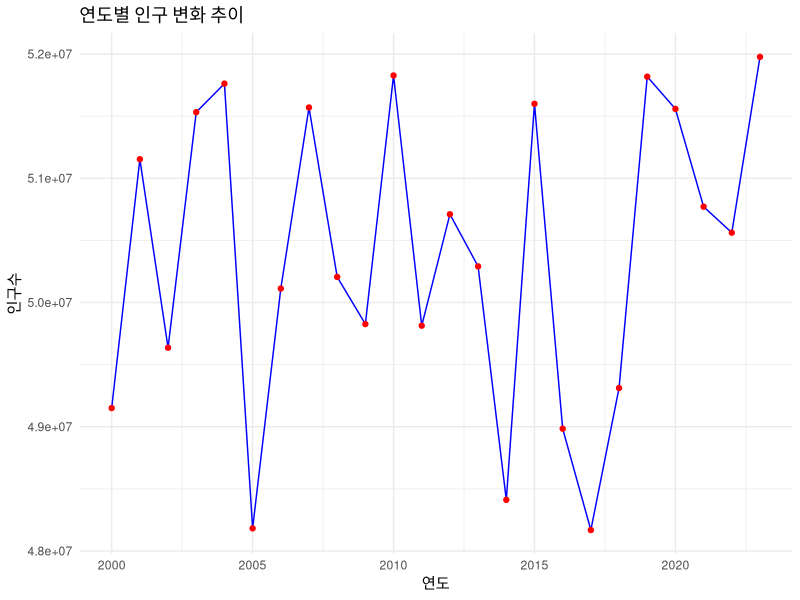
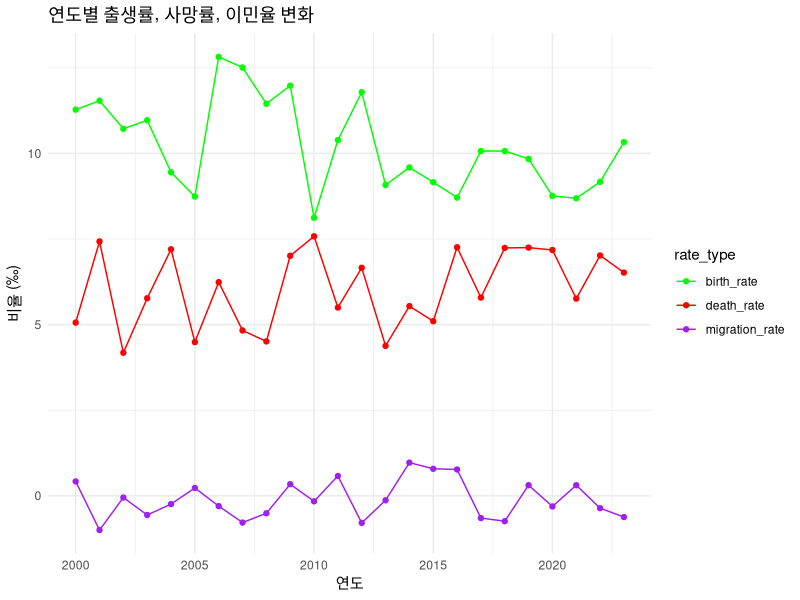
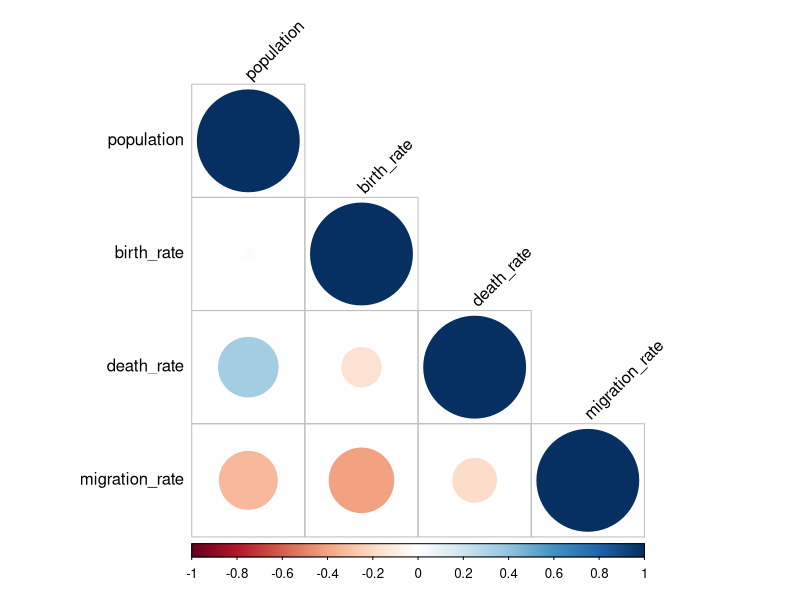
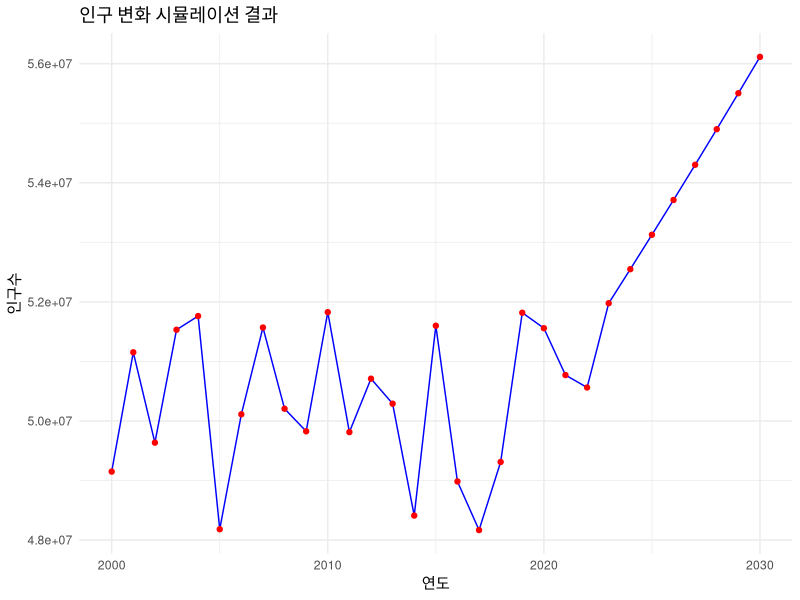

Recreate these plots in R, in order.
# 필요한 라이브러리 로드
library(tidyverse)
library(lubridate)

# 가상의 인구 통계 데이터 생성
set.seed(123)
years <- 2000:2023
population <- round(runif(length(years), 48000000, 52000000))
birth_rate <- round(runif(length(years), 8, 13), 2)
death_rate <- round(runif(length(years), 4, 8), 2)
migration_rate <- round(runif(length(years), -1, 1), 2)

# 데이터 프레임 생성
demographic_data <- data.frame(
  year = years,
  population = population,
  birth_rate = birth_rate,
  death_rate = death_rate,
  migration_rate = migration_rate
)

# 데이터 확인
head(demographic_data)

# 연도별 인구 변화 시각화
ggplot(demographic_data, aes(x = year, y = population)) +
  geom_line(color = "blue") +
  geom_point(color = "red") +
  ggtitle("연도별 인구 변화 추이") +
  xlab("연도") +
  ylab("인구수") +
  theme_minimal()

# 출생률, 사망률, 이민율 시각화
demographic_data_long <- demographic_data %>%
  pivot_longer(cols = c(birth_rate, death_rate, migration_rate), 
               names_to = "rate_type", values_to = "rate")

ggplot(demographic_data_long, aes(x = year, y = rate, color = rate_type)) +
  geom_line() +
  geom_point() +
  ggtitle("연도별 출생률, 사망률, 이민율 변화") +
  xlab("연도") +
  ylab("비율 (‰)") +
  theme_minimal() +
  scale_color_manual(values = c("birth_rate" = "green", 
                                "death_rate" = "red", 
                                "migration_rate" = "purple"))

# 상관관계 분석
correlation_matrix <- demographic_data %>%
  select(-year) %>%
  cor()

# 상관관계 시각화
library(corrplot)
corrplot(correlation_matrix, method = "circle", type = "lower",
         tl.col = "black", tl.srt = 45)

# 간단한 정책 시나리오: 출생률 증가, 사망률 감소
future_years <- 2024:2030
future_birth_rate <- 14
future_death_rate <- 3.5
future_migration_rate <- 0.5

# 현재 인구수에서 시작하여 시뮬레이션
initial_population <- demographic_data$population[length(demographic_data$population)]
future_population <- numeric(length(future_years))
future_population[1] <- initial_population + 
  (initial_population * future_birth_rate / 1000) - 
  (initial_population * future_death_rate / 1000) + 
  (initial_population * future_migration_rate / 1000)

for (i in 2:length(future_years)) {
  future_population[i] <- future_population[i-1] + 
    (future_population[i-1] * future_birth_rate / 1000) - 
    (future_population[i-1] * future_death_rate / 1000) + 
    (future_population[i-1] * future_migration_rate / 1000)
}

# 데이터 프레임 생성
future_data <- data.frame(
  year = future_years,
  population = future_population
)

# 과거 데이터와 미래 데이터 합치기
combined_data <- rbind(
  demographic_data %>% select(year, population),
  future_data
)

# 시각화
ggplot(combined_data, aes(x = year, y = population)) +
  geom_line(color = "blue") +
  geom_point(color = "red") +
  ggtitle("인구 변화 시뮬레이션 결과") +
  xlab("연도") +
  ylab("인구수") +
  theme_minimal()

